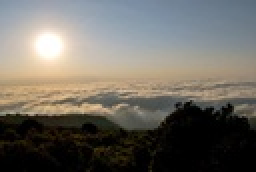
%> input picture Seam Carving/Code/clouds.jpg, 128 x 86 px, shrunk from 604 x 404 before the run (shown 2 times larger); its folder holds only this picture in this run
$ octave main.m   (GNU Octave 9; MATLAB toolbox functions it lacks are replaced by stand-ins)
%> lines starting %> are read from the running program, lines starting %| are printed output that depends on the picture
### Seam Carving/Code/seamCarve.m
function [im_carved,seam_struct] = seamCarve(im,dimension,desired_dimension)
%SEAMCARVE Seam carves an image along some dimension until it reaches the
%desired dimension.
%   This function takes in an image, the dimension to carve along, and the
%   desired dimension.
%   In order to remove seams, the function repeatedly calculates the energy
%   of all pixels in the current iteration of im_carved (using the energize
%   function: default type='gradient') finds the seam using findSeam, and
%   then removes it with the removeSeam function.
%   In order to add seams, the function calculates how many steps the
%   process will be broken into such that no chunk enlarges the image by
%   more than 50%. It then removes seams from a temp image and then adds
%   those seams back to the image by calling addSeams.
%   It saves all the seams found in a struct which is the second output
%   of the function.

im_carved = im;
seam_struct = struct();

%Get image dimensions
[height,width,~] = size(im);

%Calculate number of iterations until done
seams = 0;
if strcmp(dimension,'vertical')
    seams = desired_dimension-height;
elseif strcmp(dimension,'horizontal')
    seams = desired_dimension-width;
else
    disp('Invalid dimension.');
end
seam_sign = sign(seams);

if seam_sign==-1 %Removing seams
    for seam_number = 1:abs(seams)
        im_energy = energize(im_carved,'gradient');
        seam = findSeam(im_energy,dimension);
        im_carved = removeSeam(im_carved,seam,dimension);
        seam_struct.(['s',num2str(seam_number)]) = seam;
    end
else %Adding seams
    disp('Not able to add seams');
% [19 lines of commented-out code are left out]
end

end

### Seam Carving/Code/energize.m
function [im_energy] = energize(im,type)
%ENERGIZE Calculates the importance of each pixel using an energy function.
%   This function calculates the importance of each pixel in the inputted
%   image using the energy function specified by the type argument (which
%   can be:
%       gradient = (e1) L1 & L2 norm of the gradient, saliency measure
%           calculated with the help of the gradient function
%       entropy = adds entropy over a 9x9 window and adds it to e1
%           calculated with the help of the entropyfilt function
%       histogram = histogram of oriented edges
%           calculated with the help of the imhist function

if isinteger(im)
    im_gray = im2double(rgb2gray(im));
else
    im_gray = rgb2gray(im);
end

[dx,dy] = gradient(im_gray);
if strcmp(type,'gradient') %Gradient saliency measure
    [dx,dy] = gradient(im_gray);
    im_energy = abs(dx)+abs(dy);
elseif strcmp(type,'color') %Gradient saliency measure
    im_energy = abs(dx)+abs(dy);
elseif strcmp(type,'entropy') %Entropy energy
    im_energy = abs(dx)+abs(dy)+entropyfilt(im_gray);
elseif strcmp(type,'histogram')%Histogram of oriented gradients
    histogram_of_gradients = zeros(size(im_gray));
    %pad array
    im_padded = padarray(im,[5,5],'symmetric');
    for y = 1:size(im_gray,1)
        for x = 1:size(im_gray,2)
            window = im_padded(y:y+10,x:x+10);
            histogram_of_gradients(y,x) = max(imhist(window,8));
        end
    end
    im_energy = (abs(dx)+abs(dy))./histogram_of_gradients;
else
    disp('Invalid energy function type.');
end

end

### Seam Carving/Code/findSeam.m
function [seam] = findSeam(energy,dimension)
%FINDSEAM Uses dynamic programming to find the lowest-energy seam for
%carving along the desired dimension.
%   This function takes in an energy representation of the image and the
%   desired dimension along which it shall find the seam. The process is
%   twofold: first, the function iterates through all pixels starting from
%   the second row/column and computes the cumulative energy for all
%   pixels & next, it backtracks from the pixel with the least cumulative
%   energy in the last row/column recording the indeces of the pixels that
%   form a part of the optimal seam (breaking ties by returning the index
%   with the lowest value).

energyC = energy;

%Get image dimensions
[height,width] = size(energy);

if strcmp(dimension,'vertical')
    seam = zeros(1,width);

    %Compute cumulative energy
    for y = 1:height
        for x = 2:width
            if y==1
                energyC(y,x) = energyC(y,x)+...
                    min([energyC(y,x-1),energyC(y+1,x-1)]);
            elseif y==height
                energyC(y,x) = energyC(y,x)+...
                    min([energyC(y-1,x-1),energyC(y,x-1)]);
            else
                energyC(y,x) = energyC(y,x)+...
                    min([energyC(y-1,x-1),energyC(y,x-1),energyC(y+1,x-1)]);
            end
        end
    end

    %Find path of optimal seam
    [~,index] = min(energyC(:,width));
    seam(width) = index;
    for x = 2:width
        xx = width-(x-1);
        yy = seam(xx+1);
        if yy==1
            [~,i] = min([energyC(yy,xx),energyC(yy+1,xx)]);
            if i==1
                index = yy;
            else
                index = yy+1;
            end
        elseif yy==height
            [~,i] = min([energyC(yy-1,xx),energyC(yy,xx)]);
            if i==1
                index = yy-1;
            else
                index = yy;
            end
        else
            [~,i] = min([energyC(yy-1,xx),energyC(yy,xx),energyC(yy+1,xx)]);
            if i==1
                index = yy-1;
            elseif i==2
                index = yy;
            else
                index = yy+1;
            end
        end

        seam(xx) = index;
    end

else
    seam = zeros(1,height);

    %Compute cumulative energy
    for y = 2:height
        for x = 1:width
            if x-1==0
                energyC(y,x) = energyC(y,x)+...
                    min([energyC(y-1,x),energyC(y-1,x+1)]);
            elseif x+1==width+1
                energyC(y,x) = energyC(y,x)+...
                    min([energyC(y-1,x-1),energyC(y-1,x)]);
            else
                energyC(y,x) = energyC(y,x)+...
                    min([energyC(y-1,x-1),energyC(y-1,x),energyC(y-1,x+1)]);
            end
        end
    end

    %Find path of optimal seam
    [~,index] = min(energyC(height,:));
    seam(height) = index;
    for y = 2:height
        yy = height-(y-1);
        xx = seam(yy+1);

        if xx==1
            [~,i] = min([energyC(yy,xx),energyC(yy,xx+1)]);
            if i==1
                index = xx;
            else
                index = xx+1;
            end
        elseif xx==width
            [~,i] = min([energyC(yy,xx-1),energyC(yy,xx)]);
            if i==1
                index = xx-1;
            else
                index = xx;
            end
        else
            [~,i] = min([energyC(yy,xx-1),energyC(yy,xx),energyC(yy,xx+1)]);
            if i==1
                index = xx-1;
            elseif i==2
                index = xx;
            else
                index = xx+1;
            end
        end

        seam(yy) = index;
    end
end

end

### Seam Carving/Code/removeSeam.m
function [im_carved] = removeSeam(im,seam,dimension)
%REMOVESEAM Removes a seam from the image such that carving occurs along
%the desired dimension.
%   This function removes the seam from according to the dimension specified by
%   iterating through all rows/columns and adding the image information before
%   and after the index specified in seam to a carved version of the
%   image, which it will then return.

%Get image dimensions
[im_height,im_width,~] = size(im);

if strcmp(dimension,'vertical')
    im_carved = zeros(im_height-1,im_width,3);
    [~,c_width,~] = size(im_carved);

    for x = 1:c_width
        seam_x = seam(x);

        if seam_x==1
            im_carved(seam_x:end,x,:) = im(seam_x+1:end,x,:);
        elseif seam_x==im_height
            im_carved(1:seam_x-1,x,:) = im(1:seam_x-1,x,:);
        else
            im_carved(1:seam_x-1,x,:) = im(1:seam_x-1,x,:);
            im_carved(seam_x:end,x,:) = im(seam_x+1:end,x,:);
        end
    end
else
    im_carved = zeros(im_height,im_width-1,3);
    [c_height,~,~] = size(im_carved);

    for y = 1:c_height
        seam_y = seam(y);

        if seam_y==1
            im_carved(y,seam_y:end,:) = im(y,seam_y+1:end,:);
        elseif seam_y==im_width
            im_carved(y,1:seam_y-1,:) = im(y,1:seam_y-1,:);
        else
            im_carved(y,1:seam_y-1,:) = im(y,1:seam_y-1,:);
            im_carved(y,seam_y:end,:) = im(y,seam_y+1:end,:);
        end
    end
end

end

### Seam Carving/Code/main.m
%Get image names
directory = dir(fullfile(pwd,'*.jpg'));
files = {directory.name}';

for im_index = 1:length(files)
    %Read image
    im_name = files{im_index};
    im = im2double(imread(im_name));

    %Set dimension and desired dimension
%     dimension = 'vertical';
%     desired_dimension = floor(size(im,1)*0.9);
    dimension = 'horizontal';
    desired_dimension = floor(size(im,2)*0.7);
%> desired_dimension = 89

    %Seam carve
    [im_carved,seams] = seamCarve(im,dimension,desired_dimension);
%> the loop in seamCarve, `for seam_number = 1:abs(seams)` made 39 passes
%> pass 1, in energize, `im_gray = rgb2gray(im);`:
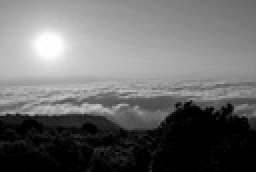
%> im_gray: size 86x128 double (shown 2 times larger); min 0, max 1, mean 0.424
%> pass 1, in energize, `[dx,dy] = gradient(im_gray);`:
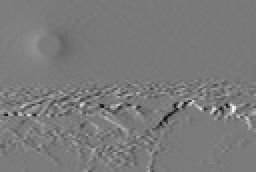
%> dx: size 86x128 double (shown 2 times larger); min -0.201, max 0.215, mean -0.00082; drawn with min black and max white
%> pass 1, in energize, `[dx,dy] = gradient(im_gray);`:
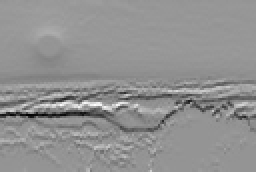
%> dy: size 86x128 double (shown 2 times larger); min -0.289, max 0.206, mean -0.0061; drawn with min black and max white
%> pass 1, in energize, `im_energy = abs(dx)+abs(dy);`:
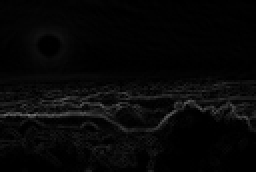
%> im_energy: size 86x128 double (shown 2 times larger); min 0, max 0.468, mean 0.03
%> after the loop in seamCarve, `for seam_number = 1:abs(seams)`:
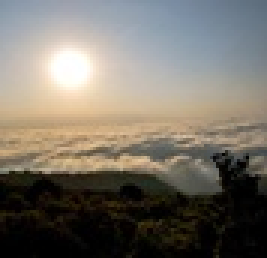
%> im_carved: size 86x89x3 double (shown 3 times larger); mean R, G, B 0.469, 0.447, 0.41

    %Show (and save)
    figure(im_index);
    imshow(im_carved);
    %imwrite(im_carved,[im_name(1:end-4),'-carved.jpg']);
end
